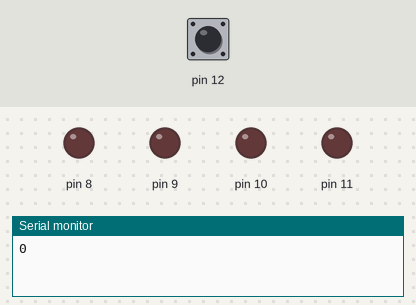
A sketch run on a simulated Arduino Uno, built with avr-gcc and run on an emulated ATmega328P. Parts: output pins drawn as LEDs (lit = HIGH), the last lines printed to the serial monitor. The test bench sets the inputs (shaded band); at power-on: pin 12 HIGH.

Above: at 1.2 s.
1.3 s: pin 12 pulled LOW for 0.15 s
At 2.0 s:
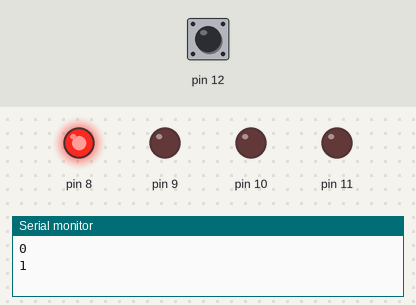
2.9 s: pin 12 pulled LOW for 1 s
At 3.3 s:
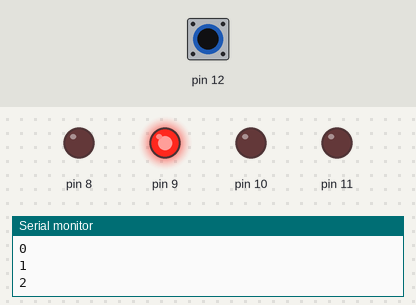
5.4 s: pin 12 pulled LOW for 0.15 s
At 6.4 s:
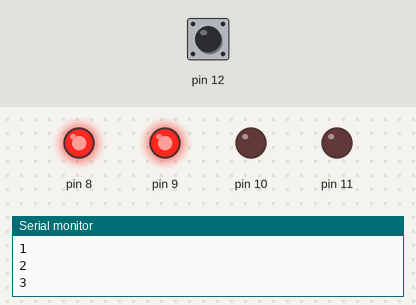
7.0 s: pin 12 pulled LOW for 3.2 s
At 7.6 s:
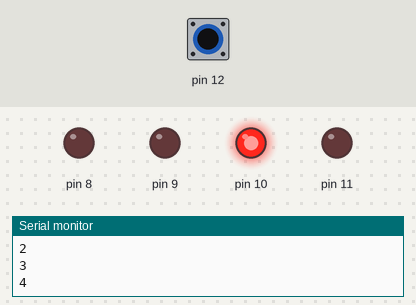
11.7 s: pin 12 pulled LOW for 0.15 s
At 12.4 s:
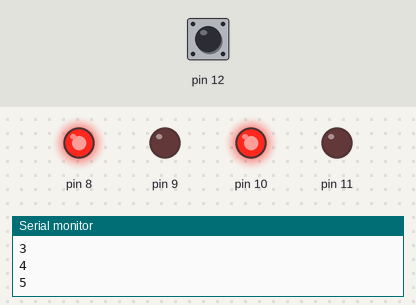
13.3 s: pin 12 pulled LOW for 1 s
At 14.8 s:
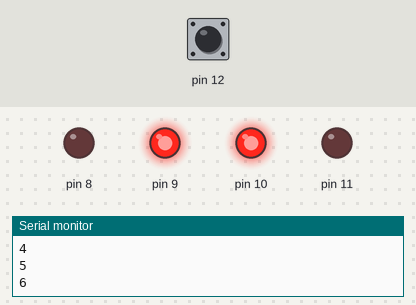
Timing chart, 0 to 16.3 s (numbered marks = the images above; inputs shaded):
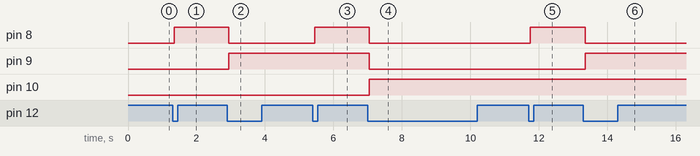

Measured:
- after the input at 1.3 s, pin 8: LOW → HIGH after 0.05 s
- after the input at 2.9 s, pin 8: HIGH → LOW after 0.05 s; pin 9: LOW → HIGH after 0.05 s
- after the input at 5.4 s, pin 8: LOW → HIGH after 0.05 s
- after the input at 7.0 s, pin 8, pin 9: HIGH → LOW after 0.05 s; pin 10: LOW → HIGH after 0.05 s
- after the input at 11.7 s, pin 8: LOW → HIGH after 0.05 s
- after the input at 13.3 s, pin 8: HIGH → LOW after 0.05 s; pin 9: LOW → HIGH after 0.05 s

The sketch:

sketch.ino
```cpp
byte counter = 0;

void setup() {

  Serial.begin(9600);

  DDRB = (DDRB & 0xF0) | 0x0F;

  DDRB &= ~(1 << DDB4);

  PORTB = (PORTB & 0xE0) | (1 << PORTB4);

  PORTB = (PORTB & 0xF0) | counter;

  Serial.println(counter);
}

void loop() {

  if (!(PINB & (1 << PINB4))) {

    delay(50);

    if (!(PINB & (1 << PINB4))) {

      counter++;

      if (counter > 15) {
        counter = 0;
      }

      PORTB = (PORTB & 0xF0) | (counter & 0x0F);

      Serial.println(counter);

      while (!(PINB & (1 << PINB4))) {
      }

      delay(50);
    }
  }
}
```
